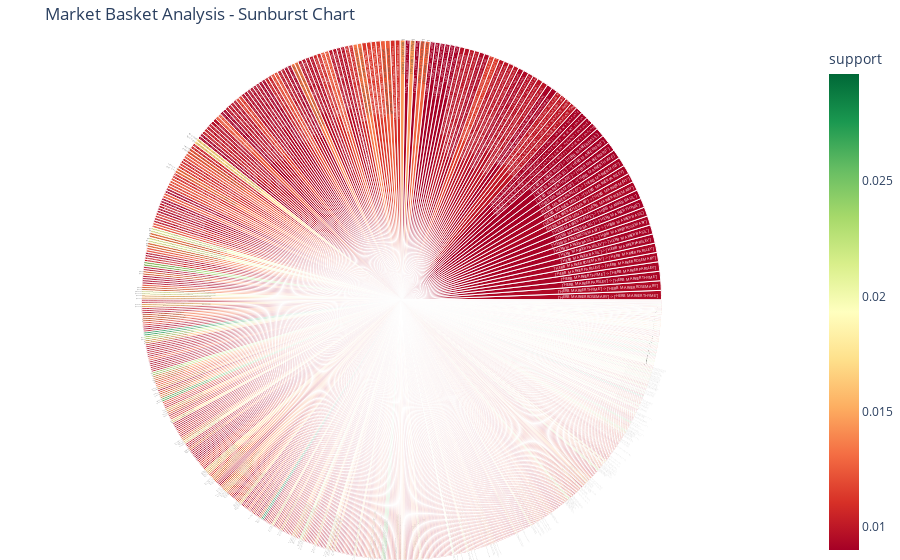

The notebook cell saved with this chart:
### Code cell
import plotly.express as px

# Combine antecedents and consequents into a single column for each rule
rules['rule'] = rules['antecedents'].astype(str) + ' -> ' + rules['consequents'].astype(str)

# Create a Sunburst chart using Plotly Express
fig = px.sunburst(rules, path=['rule'], values='lift', 
                  title='Market Basket Analysis - Sunburst Chart',
                  color='support', color_continuous_scale='rdylgn')

# Customize the layout for better visualization
fig.update_layout(
    margin=dict(l=0, r=0, b=0, t=40),
    title_font=dict(size=24, family="Arial, sans-serif")
)

# Show the interactive plot
fig.show()

### Figure 1 — Plotly figure (JSON) as saved in the notebook; plotly's stock layout.template omitted (floating-point values rounded to 4 significant figures; data arrays with more than 128 entries replaced by an {"elided": "..."} marker saying what was removed)
{"data": [{"branchvalues": "total", "customdata": {"elided": "893x1 float values"}, "domain": {"x": [0, 1], "y": [0, 1]}, "hovertemplate": "labels=%{label}<br>lift=%{value}<br>parent=%{parent}<br>id=%{id}<br>support=%{color}<extra></extra>", "ids": {"elided": "893 str values"}, "labels": {"elided": "893 str values"}, "marker": {"coloraxis": "coloraxis", "colors": {"elided": "893 float values"}}, "name": "", "parents": {"elided": "893 str values"}, "type": "sunburst", "values": {"elided": "893 float values"}}], "layout": {"autosize": true, "coloraxis": {"colorbar": {"title": {"text": "support"}}, "colorscale": [[0, "rgb(165,0,38)"], [0.1, "rgb(215,48,39)"], [0.2, "rgb(244,109,67)"], [0.3, "rgb(253,174,97)"], [0.4, "rgb(254,224,139)"], [0.5, "rgb(255,255,191)"], [0.6, "rgb(217,239,139)"], [0.7, "rgb(166,217,106)"], [0.8, "rgb(102,189,99)"], [0.9, "rgb(26,152,80)"], [1, "rgb(0,104,55)"]]}, "legend": {"tracegroupgap": 0}, "margin": {"b": 0, "l": 0, "r": 0, "t": 40}, "title": {"text": "Market Basket Analysis - Sunburst Chart"}}}
